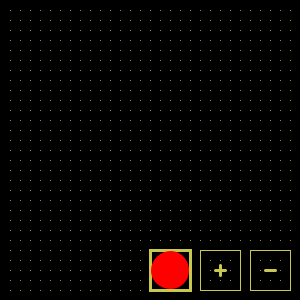
Frame 1 (no input)
Frame 60 (the mouse pressed at the canvas centre just before this capture): identical to frame 1, image omitted
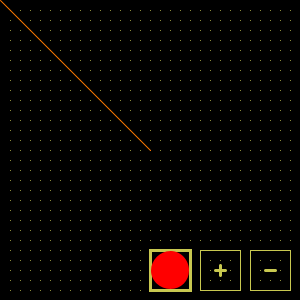
Frame 120 (the mouse held since frame 60 and released just before this capture)

The Processing sketch that drew these frames (run headless with seeded random() and noise(); from frame 60 on, the mouse is pressed at the canvas centre):

// Processing sketch: Malen
// ── Malen.pde
  void setup()
  {
    //Größe der Zeichenfläche
     size(300, 300);
     background(0,0,0); //schwarz
   
     //Gitterraster
     for(int x=10; x<300; x=x+10)
      for(int y=10; y<300; y=y+10)
     { 
       stroke(200,200,80);//dunkelgelb
       point (x, y);
     }
    frameRate(20);
    smooth();
    noFill();
    rect(200,250,40,40);
    strokeWeight(3);
    line(215,270,225,270);//Pluszeichen
    line(220,265,220,275);
    strokeWeight(1);
    rect(250,250,40,40);
    strokeWeight(3);
    line(265,270,275,270); //Minuszeichen
    strokeWeight(3);
    rect(150,250,40,40);
    stroke(255,0,0);
    fill(255,0,0);
    ellipse(170,270,35,35);
    
    
  }
  int linienfarbe[] = {255,120,0};
  int linienbreite = 1;
  void draw() 
  {
    
    //lights();
    stroke(255); //weiß
    strokeWeight(linienbreite);
 
    if(mousePressed) 
    {
      if(mouseY < 250)
      {
        stroke(linienfarbe[0],linienfarbe[1],linienfarbe[2]);
        line(mouseX, mouseY, pmouseX, pmouseY);
        //ellipse(mouseX, mouseY, 1, 1);      
      }

    }
  }
  void mouseClicked()
  {
    if (mouseX > 200 && mouseX < 240 && mouseY > 250 
        && mouseY < 290) 
    {
       linienbreite++;
    }
    if (mouseX > 250 && mouseX < 290 && mouseY > 250 
        && mouseY < 290) 
    {
       linienbreite--;
    }
    if (mouseX > 150 && mouseX < 190 && mouseY > 250 && mouseY < 290)
    {
      linienfarbe[0] = int(random(255));
      linienfarbe[1] = int(random(255));
      linienfarbe[2] = int(random(255)); 
    }
  }
  void keyPressed()
  {
    if(keyCode == UP)
    {
      linienbreite++;
    }
    if(keyCode == DOWN)
    {
      linienbreite--;
    }
    if(keyCode == LEFT)
    {
      linienfarbe[0] = (255+linienfarbe[0]+25)%255; 
      linienfarbe[1] = (255+linienfarbe[0]+25)%255; 
      linienfarbe[2] = (255+linienfarbe[0]+25)%255; 
    }
    if(keyCode == RIGHT)
    {
      linienfarbe[0] = (255+linienfarbe[0]-25)%255; 
      linienfarbe[1] = (255+linienfarbe[0]-25)%255; 
      linienfarbe[2] = (255+linienfarbe[0]-25)%255;   
    }
  }
